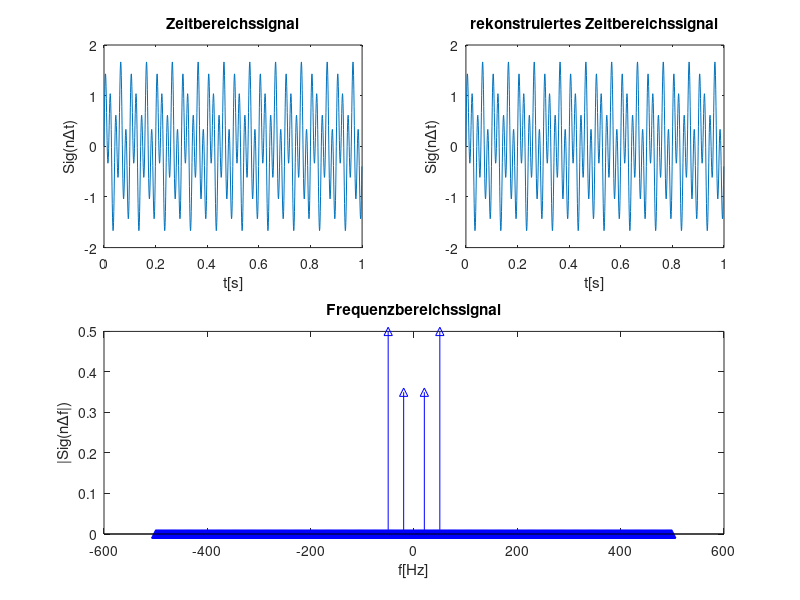

Reproduce this figure in MATLAB.
clear all;
load('Fourier_v_f.mat')
%relevante Parameter der Frequenzanalyse, Abtastzeit/-frequenz, Anzahl
%Abtastwerte, Frequenzachse in Hz
dt=zeit(2)-zeit(1);
fa=1/dt;
N=length(signal);
df=fa/N;
f=-fa/2:df:fa/2-df;
%Fast Fourier-Transformation (FFT)
Signal_fft=fft(signal)/N;
Signal_fft2=abs(fftshift(Signal_fft));

Sig_fftpos=Signal_fft(1:N/2);
Gleichanteil=Sig_fftpos(1);
Sig_fftpos(1)=0;

index=find(abs(Sig_fftpos)>0.1);
f_Sig=abs(Sig_fftpos(index));
Amplituden=2*f_Sig;
Frequenzen=(index-1)*df;
Phase=angle(Sig_fftpos(index));
Sig_rekonstruiert=Gleichanteil+Amplituden*cos(2*pi*Frequenzen.*zeit'+Phase)';

Nyquistfreq=2*max(Frequenzen);

%Grafiken im Zeitbereich und Frequenzbereich
figure(1), clf
subplot(2,2,1)
plot(zeit,signal);
xlabel('t[s]')
ylabel('Sig(n\Deltat)')
title('Zeitbereichssignal')
subplot(2,2,2)
plot(zeit,Sig_rekonstruiert);
xlabel('t[s]')
ylabel('Sig(n\Deltat)')
title('rekonstruiertes Zeitbereichssignal')
subplot(2,2,[3,4])
stem(f,Signal_fft2,'b^');
xlabel('f[Hz]')
ylabel('|Sig(n\Deltaf|)')
title('Frequenzbereichssignal')
